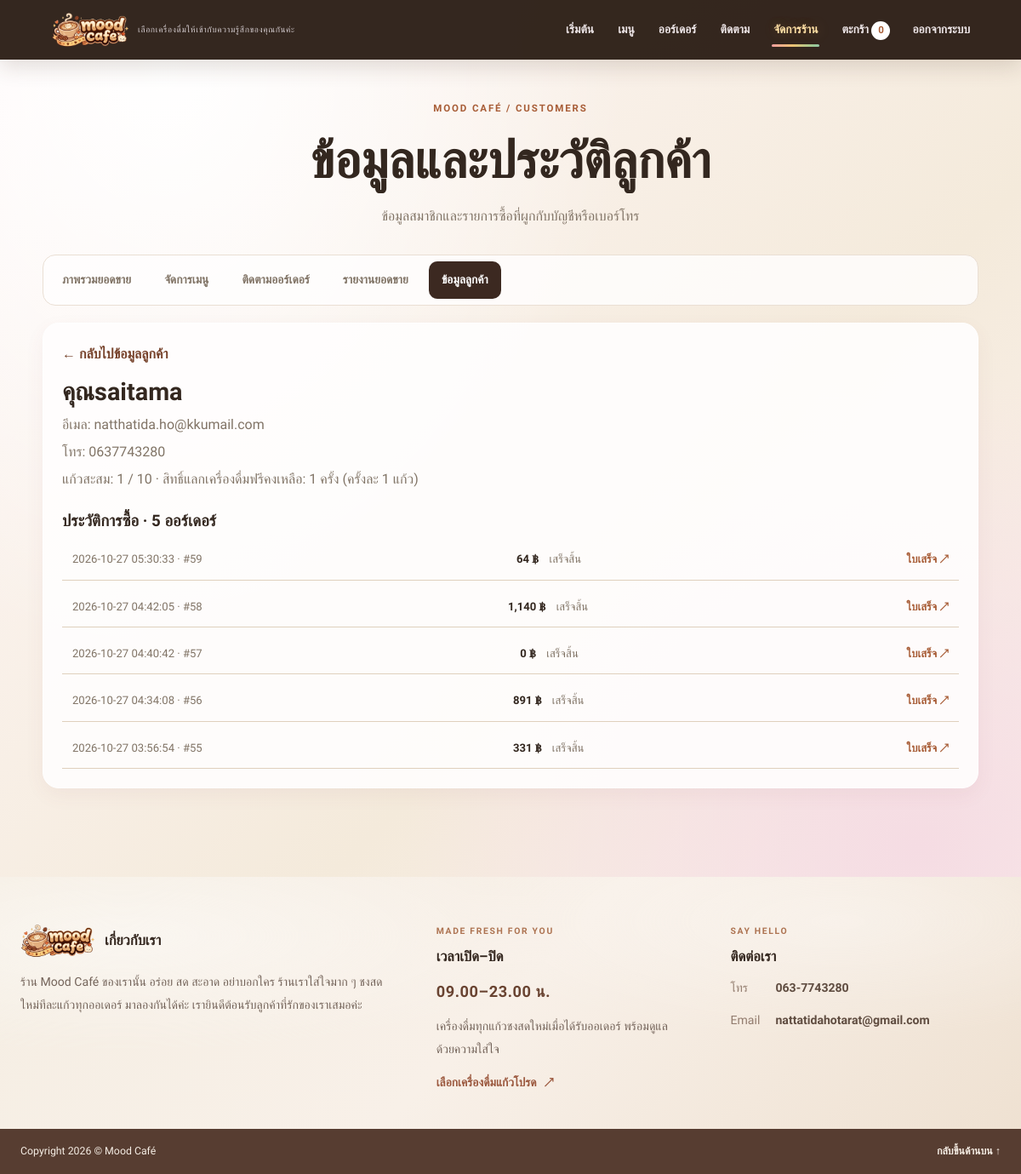
The page /admin/customers?user=11 (signed in) on the database as committed earlier.
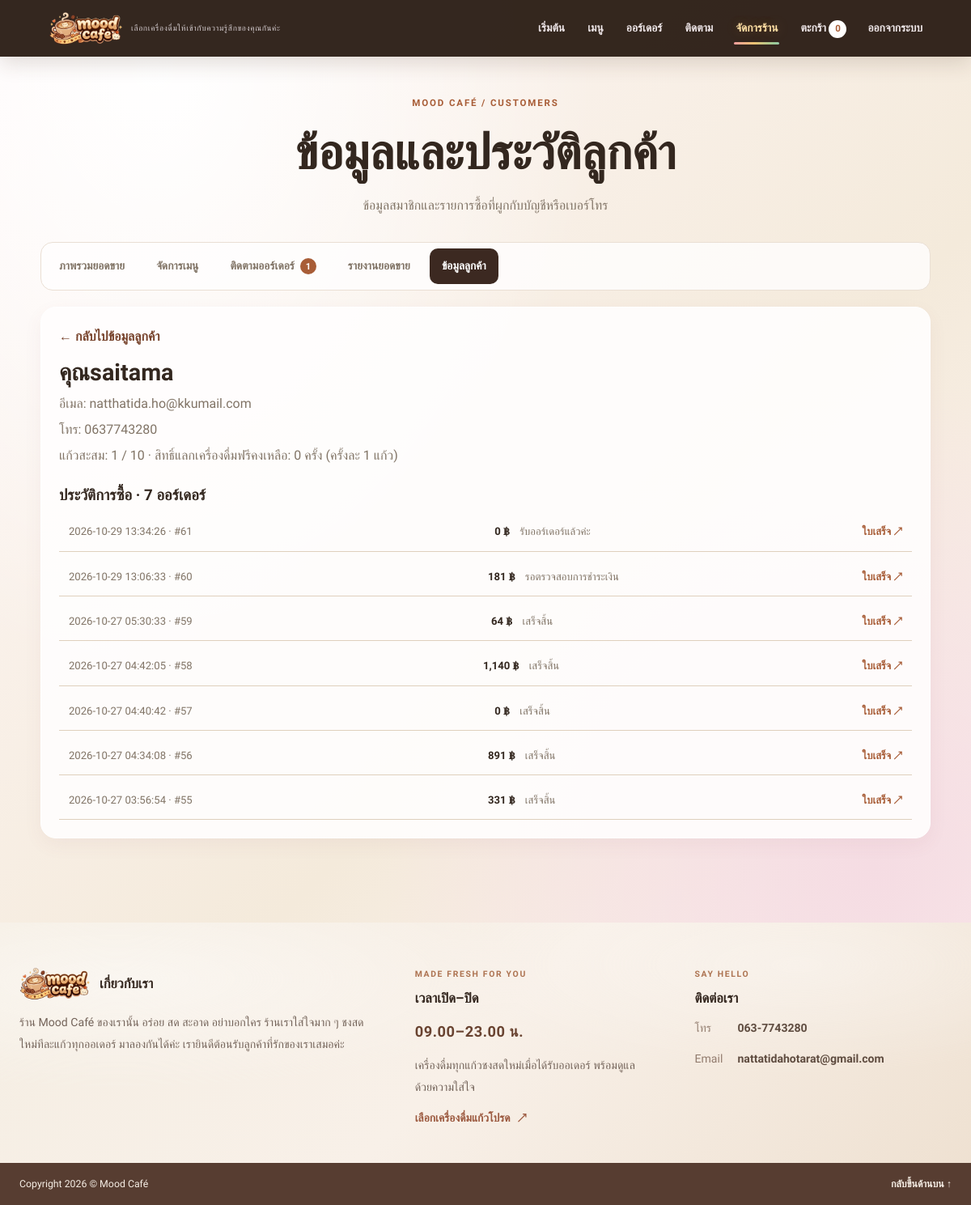
The same page on the database as committed later.
### tables this page shows
CREATE TABLE users (
                id INTEGER PRIMARY KEY AUTOINCREMENT,
                username TEXT NOT NULL UNIQUE,
                email TEXT NOT NULL UNIQUE,
                password_hash TEXT NOT NULL,
                created_at TEXT
            , is_admin INTEGER DEFAULT 0, phone TEXT, email_verified INTEGER NOT NULL DEFAULT 1, loyalty_stamps INTEGER NOT NULL DEFAULT 0);

CREATE TABLE orders (
                id INTEGER PRIMARY KEY AUTOINCREMENT,
                created_at TEXT,
                mood TEXT,
                note TEXT,
                items_json TEXT,
                total REAL,
                status TEXT DEFAULT 'รับออร์เดอร์แล้วค่ะ',
                tracking_code TEXT
            , user_id INTEGER, payment_status TEXT DEFAULT 'paid', payment_slip_path TEXT, customer_name TEXT, customer_phone TEXT, payment_method TEXT NOT NULL DEFAULT 'promptpay', cash_received REAL, change_given REAL, discount_amount REAL NOT NULL DEFAULT 0, loyalty_reward_id INTEGER, loyalty_processed INTEGER NOT NULL DEFAULT 1);

### app.py (the view, shortened to what this page needs)
@app.route("/admin/customers")
def admin_customers():
    denied = admin_only()
    if denied:
        return denied
    selected_user = request.args.get("user", type=int)
    selected_phone = request.args.get("phone", "").strip()
    customers = []
    detail = None
    with sqlite3.connect(DB_PATH) as conn:
        conn.row_factory = sqlite3.Row
        members = conn.execute(
            """SELECT u.id, u.username, u.email, u.phone, u.created_at,
                      COALESCE(u.loyalty_stamps,0) AS loyalty_stamps,
                      (SELECT COUNT(*) FROM loyalty_rewards r WHERE r.user_id=u.id AND r.redeemed_order_id IS NULL) AS rewards_available,
                      COUNT(o.id) AS order_count,
                      COALESCE(SUM(CASE WHEN o.payment_status='paid' THEN o.total ELSE 0 END),0) AS spent,
                      MAX(o.created_at) AS last_order
               FROM users u LEFT JOIN orders o ON o.user_id=u.id
               WHERE u.is_admin=0 AND u.email_verified=1 GROUP BY u.id ORDER BY last_order DESC, u.id DESC"""
        ).fetchall()
        for row in members:
            customers.append({**dict(row), "kind": "สมาชิก", "key": str(row["id"])})
        guests = conn.execute(
            """SELECT customer_phone AS phone, MAX(customer_name) AS username,
                      COUNT(*) AS order_count,
                      COALESCE(SUM(CASE WHEN payment_status='paid' THEN total ELSE 0 END),0) AS spent,
                      MAX(created_at) AS last_order
               FROM orders WHERE user_id IS NULL AND customer_phone IS NOT NULL AND customer_phone != ''
               GROUP BY customer_phone ORDER BY last_order DESC"""
        ).fetchall()
        for row in guests:
            customers.append({**dict(row), "id": None, "email": "", "created_at": None,
                              "loyalty_stamps": 0, "rewards_available": 0,
                              "kind": "ลูกค้าหน้าร้าน", "key": row["phone"]})
        customers.sort(key=lambda customer: customer.get("last_order") or "", reverse=True)
        if selected_user:
            customer_row = conn.execute("""SELECT id, username, email, phone, created_at, loyalty_stamps,
                (SELECT COUNT(*) FROM loyalty_rewards r WHERE r.user_id=users.id AND r.redeemed_order_id IS NULL) AS rewards_available
                FROM users WHERE id=? AND is_admin=0 AND email_verified=1""", (selected_user,)).fetchone()
            if customer_row:
                detail = dict(customer_row)
                history_rows = conn.execute("SELECT * FROM orders WHERE user_id=? ORDER BY created_at DESC, id DESC", (selected_user,)).fetchall()
        if detail:
            detail["orders"] = []
            for history_row in history_rows:
                order = dict(history_row)
                order["items"] = normalize_order_items(order.get("items_json"))
                detail["orders"].append(order)
    return render_template("admin_customers.html", customers=customers, detail=detail,
                           active_admin_page="customers", pending_order_count=get_admin_sales_summary()["pending_order_count"])

### app.py (called while the page is built)
@app.after_request
def prevent_stale_page_cache(response):
    if response.mimetype == "text/html":
        response.headers["Cache-Control"] = "no-store, no-cache, must-revalidate, max-age=0"
        response.headers["Pragma"] = "no-cache"
    return response

def format_number_with_commas(value, decimals=None):
    try:
        amount = Decimal(str(value if value is not None else 0))
        if decimals is not None:
            digits = max(0, int(decimals))
            quantum = Decimal("1").scaleb(-digits)
            amount = amount.quantize(quantum, rounding=ROUND_HALF_UP)
            return format(amount, f",.{digits}f")
        rendered = format(amount, ",f")
        return rendered.rstrip("0").rstrip(".") if "." in rendered else rendered
    except (InvalidOperation, ValueError, TypeError, OverflowError):
        return str(value if value is not None else "")

def normalize_order_items(raw_items):
    try:
        items = json.loads(raw_items or "[]") if isinstance(raw_items, (str, bytes)) else raw_items
    except (TypeError, ValueError, json.JSONDecodeError):
        return []
    if not isinstance(items, list):
        return []
    normalized = []
    for raw_item in items:
        if not isinstance(raw_item, dict):
            continue
        item = dict(raw_item)
        try:
            item["price"] = max(0.0, round(float(item.get("price", 0) or 0), 2))
            item["quantity"] = max(1, min(99, int(float(item.get("quantity", 1) or 1))))
        except (TypeError, ValueError, OverflowError):
            item["price"] = 0.0
            item["quantity"] = 1
        item["name"] = str(item.get("name") or "เมนู")
        normalized.append(item)
    return normalized

@app.context_processor
def inject_menu_image_keys():
    with sqlite3.connect(DB_PATH) as conn:
        conn.row_factory = sqlite3.Row
        rows = conn.execute("SELECT name, image_filename FROM menu_items WHERE image_filename IS NOT NULL").fetchall()
    image_urls = {row["name"]: url_for("static", filename=f"uploads/menu/{row['image_filename']}") for row in rows}
    return {"menu_image_keys": MENU_IMAGE_KEYS, "menu_image_urls": image_urls, "current_year": datetime.now().year}

def admin_only():
    if not session.get("is_admin"):
        return redirect(url_for("home"))
    return None

### templates/admin_customers.html (shortened to what this page needs)
{% extends 'base.html' %}
{% block content %}
<section class="page-heading compact">
    <p class="eyebrow">MOOD CAFÉ / CUSTOMERS</p>
    <h1>ข้อมูลและประวัติลูกค้า</h1>
    <p>ข้อมูลสมาชิกและรายการซื้อที่ผูกกับบัญชีหรือเบอร์โทร</p>
</section>
{% include '_admin_nav.html' %}
<section class="admin-section">
    {% if detail %}
    <article class="customer-detail admin-card">
        <a class="text-link" href="{{ url_for('admin_customers') }}">← กลับไปข้อมูลลูกค้า</a>
        {% set customer_label = detail.username or 'ลูกค้าหน้าร้าน' %}
        <h2>{{ customer_label if customer_label.startswith('คุณ') else 'คุณ' ~ customer_label }}</h2>
        {% if detail.email %}<p>อีเมล: {{ detail.email }}</p>{% endif %}
        {% if detail.phone %}<p>โทร: {{ detail.phone }}</p>{% endif %}
        <p>แก้วสะสม: {{ detail.loyalty_stamps|default(0)|number(0) }} / 10 · สิทธิ์แลกเครื่องดื่มฟรีคงเหลือ: {{ detail.rewards_available|default(0)|number(0) }} ครั้ง (ครั้งละ 1 แก้ว)</p>
        <h3>ประวัติการซื้อ · {{ detail.orders|length|number(0) }} ออร์เดอร์</h3>
        {% if detail.orders %}
        <div class="customer-order-list">
            {% for order in detail.orders %}
            <div class="customer-order-row"><span>{{ order.created_at }} · #{{ order.id|number(0) }}</span><strong>{{ (order.total or 0)|number(0) }} ฿</strong><span>{{ order.status }}</span><a href="{{ url_for('print_receipt', tracking_code=order.tracking_code) }}" target="_blank" rel="noopener">ใบเสร็จ ↗</a></div>
            {% endfor %}
        </div>
        {% else %}<p>ยังไม่มีประวัติการซื้อ</p>{% endif %}
    </article>
    {% endif %}
</section>
{% endblock %}

### templates/base.html (shortened to what this page needs)
<!doctype html>
<html lang="th">
<head>
    <link
        rel="stylesheet"
        href="{{ url_for('static', filename='css/style.css', v='mood-nav-type-match-20261027') }}"
    >
</head>
<body id="top">
    {% set site_count = (session.get('cart', []) | sum(attribute='quantity')) + (session.get('recommend_cart', []) | sum(attribute='quantity')) %}
    <header class="topbar">
        <a class="brand" href="{{ url_for('home') }}">
            <img
                class="brand-logo"
                src="{{ url_for('static', filename='images/mood-cafe-logo-warm.png', v='mood-logo-warm-20261014') }}"
                alt="Mood Café"
            >
            <span>
                <small>เลือกเครื่องดื่มให้เข้ากับความรู้สึกของคุณกันค่ะ</small>
            </span>
        </a>
        <nav class="main-nav" aria-label="เมนูหลัก">
            {% if session.get('user_id') %}
            <a class="{{ 'is-current' if request.endpoint == 'choose' else '' }}" href="{{ url_for('choose') }}" {% if request.endpoint == 'choose' %}aria-current="page"{% endif %}>เริ่มต้น</a>
            <a class="{{ 'is-current' if request.endpoint == 'menu' else '' }}" href="{{ url_for('menu') }}" {% if request.endpoint == 'menu' %}aria-current="page"{% endif %}>เมนู</a>
            <a class="{{ 'is-current' if request.endpoint == 'order_history' else '' }}" href="{{ url_for('order_history') }}" {% if request.endpoint == 'order_history' %}aria-current="page"{% endif %}>{{ 'ออร์เดอร์' if session.get('is_admin') else 'ประวัติคำสั่งซื้อ' }}</a>
            <a class="{{ 'is-current' if request.endpoint == 'track_order' else '' }}" href="{{ url_for('track_order') }}" {% if request.endpoint == 'track_order' %}aria-current="page"{% endif %}>ติดตาม</a>
            {% if session.get('is_admin') %}
            <a class="{{ 'is-current' if request.endpoint and request.endpoint.startswith('admin_') else '' }}" href="{{ url_for('admin_dashboard') }}" {% if request.endpoint and request.endpoint.startswith('admin_') %}aria-current="page"{% endif %}>จัดการร้าน</a>
            {% endif %}
            <a class="nav-cart {{ 'is-current' if request.endpoint == 'view_cart' else '' }}" href="{{ url_for('view_cart') }}" {% if request.endpoint == 'view_cart' %}aria-current="page"{% endif %}>
                ตะกร้า
                <span data-cart-count>{{ site_count|number(0) }}</span>
            </a>
            <button class="nav-quiet logout-open-button" type="button" data-open-logout aria-haspopup="dialog" aria-controls="logout-confirm-dialog">
                ออกจากระบบ
            </button>
            {% endif %}
        </nav>
    </header>
    <main class="site-main">
        {% block content %}{% endblock %}
    </main>
    <footer class="site-footer">
        <div class="footer-main">
            <section class="footer-column footer-about" aria-labelledby="footer-about-title">
                <div class="footer-brand">
                    <img
                        class="footer-logo"
                        src="{{ url_for('static', filename='images/mood-cafe-logo-warm.png', v='mood-logo-warm-20261014') }}"
                        alt=""
                        loading="lazy"
                    >
                    <h2 id="footer-about-title">เกี่ยวกับเรา</h2>
                </div>
                <p>ร้าน Mood Café ของเรานั้น อร่อย สด สะอาด อย่าบอกใคร ร้านเราใส่ใจมาก ๆ ชงสดใหม่ทีละแก้วทุกออเดอร์ มาลองกันได้ค่ะ เรายินดีต้อนรับลูกค้าที่รักของเราเสมอค่ะ</p>
            </section>
            <section class="footer-column" aria-labelledby="footer-hours-title">
                <p class="footer-kicker">MADE FRESH FOR YOU</p>
                <h2 id="footer-hours-title">เวลาเปิด–ปิด</h2>
                <p class="footer-hours">09.00–23.00 น.</p>
                <p>เครื่องดื่มทุกแก้วชงสดใหม่เมื่อได้รับออเดอร์ พร้อมดูแลด้วยความใส่ใจ</p>
                <a class="footer-link" href="{{ url_for('menu') if session.get('user_id') else url_for('login') }}">เลือกเครื่องดื่มแก้วโปรด <span aria-hidden="true">↗</span></a>
            </section>
            <section class="footer-column footer-contact" aria-labelledby="footer-contact-title">
                <p class="footer-kicker">SAY HELLO</p>
                <h2 id="footer-contact-title">ติดต่อเรา</h2>
                <a href="tel:0637743280"><span>โทร</span><strong>063-7743280</strong></a>
                <a href="mailto:nattatidahotarat@gmail.com"><span>Email</span><strong>nattatidahotarat@gmail.com</strong></a>
            </section>
        </div>
        <div class="footer-bottom">
            <span>Copyright {{ current_year }} © Mood Café</span>
            <a href="#top">กลับขึ้นด้านบน <span aria-hidden="true">↑</span></a>
        </div>
    </footer>
</body>
</html>

### templates/_admin_nav.html
<nav class="admin-nav" aria-label="เมนูจัดการร้าน">
    <a
        href="{{ url_for('admin_dashboard') }}"
        class="{{ 'is-active' if active_admin_page == 'overview' else '' }}"
    >
        ภาพรวมยอดขาย
    </a>
    <a
        href="{{ url_for('admin_menu') }}"
        class="{{ 'is-active' if active_admin_page == 'menu' else '' }}"
    >
        จัดการเมนู
    </a>
    <a
        href="{{ url_for('admin_orders') }}"
        class="{{ 'is-active' if active_admin_page == 'orders' else '' }}"
    >
        ติดตามออร์เดอร์
        {% if pending_order_count %}
            <span>{{ pending_order_count|number(0) }}</span>
        {% endif %}
    </a>
    <a href="{{ url_for('admin_sales') }}" class="{{ 'is-active' if active_admin_page == 'sales' else '' }}">รายงานยอดขาย</a>
    <a href="{{ url_for('admin_customers') }}" class="{{ 'is-active' if active_admin_page == 'customers' else '' }}">ข้อมูลลูกค้า</a>
</nav>

Rows that differ between the two databases and show on the page:
added orders: created_at "2026-10-29 13:34:26", id|number "61", total "0", status "รับออร์เดอร์แล้วค่ะ"
added orders: created_at "2026-10-29 13:06:33", id|number "60", total "181", status "รอตรวจสอบการชำระเงิน"
Other text that changed with them:
{{ pending_order_count|number(0) }}: (not shown) → "1"
{{ detail.rewards_available|default(0)|number(0) }}: "1" → "0"
{{ detail.orders|length|number(0) }}: "5" → "7"
